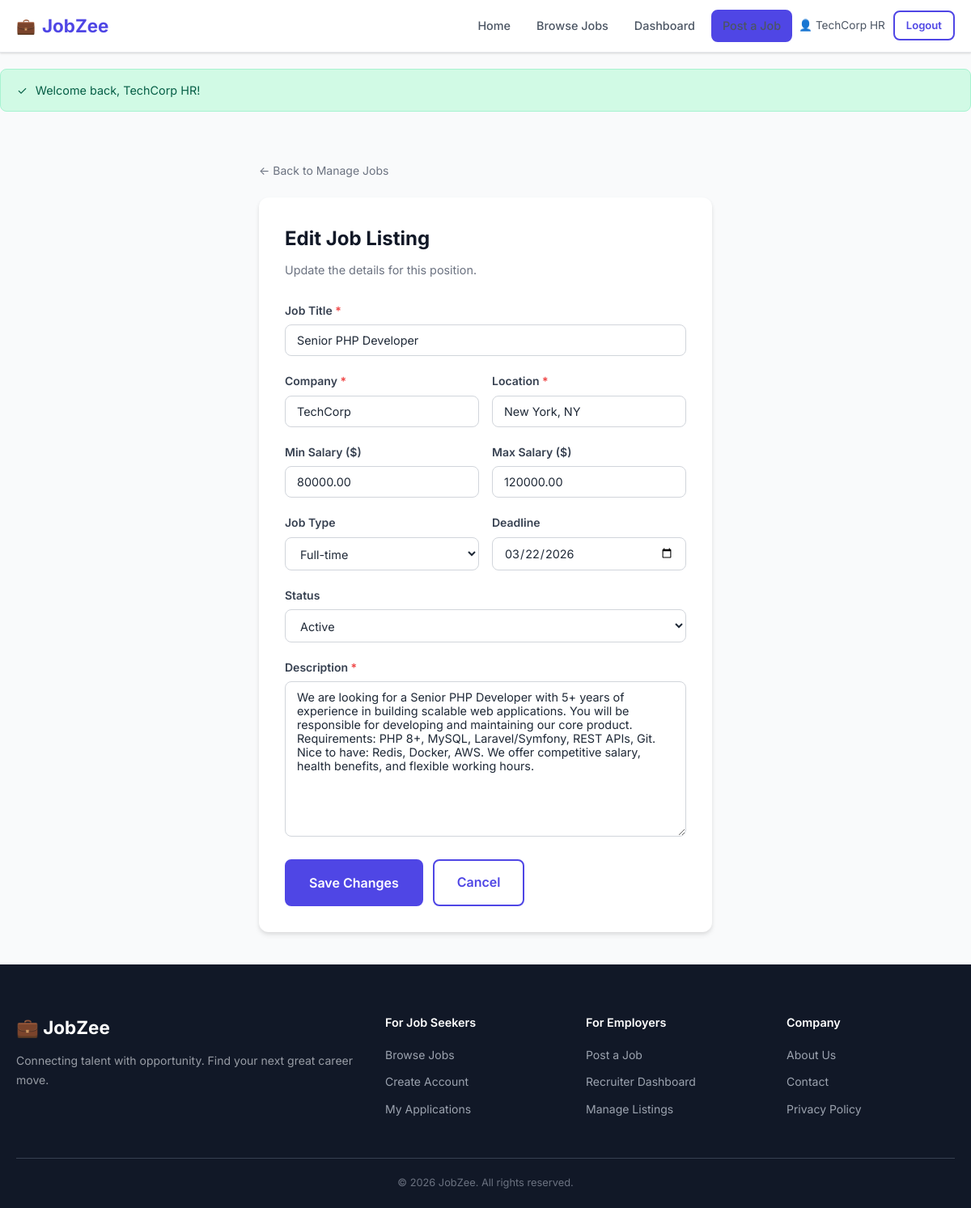
Page /recruiter/edit_job.php?id=1 (signed in) on the committed database.
### tables this page shows
CREATE TABLE jobs (
    id INT UNSIGNED AUTO_INCREMENT PRIMARY KEY,
    recruiter_id INT UNSIGNED NOT NULL,
    title VARCHAR(200) NOT NULL,
    company VARCHAR(150) NOT NULL,
    location VARCHAR(150) NOT NULL,
    salary_min DECIMAL(10,2) DEFAULT 0,
    salary_max DECIMAL(10,2) DEFAULT 0,
    job_type ENUM('full-time','part-time','contract','internship','remote') NOT NULL DEFAULT 'full-time',
    description TEXT NOT NULL,
    deadline DATE NOT NULL,
    status ENUM('active','closed') NOT NULL DEFAULT 'active',
    created_at TIMESTAMP DEFAULT CURRENT_TIMESTAMP,
    INDEX idx_recruiter (recruiter_id),
    INDEX idx_status (status),
    INDEX idx_location (location),
    INDEX idx_job_type (job_type),
    INDEX idx_deadline (deadline),
    FULLTEXT idx_search (title, description, company),
    CONSTRAINT fk_jobs_recruiter FOREIGN KEY (recruiter_id) REFERENCES users(id) ON DELETE CASCADE
);

### recruiter/edit_job.php (the view, shortened to what this page needs)
<?php
$db  = getDB();
$id  = (int)($_GET['id'] ?? 0);
$stmt = $db->prepare("SELECT * FROM jobs WHERE id = ? AND recruiter_id = ?");
$stmt->execute([$id, userId()]);
$job = $stmt->fetch();
$values = $job;
include __DIR__ . '/../includes/header.php';
?>
<div class="page-container-sm">
    <div style="margin-bottom:20px;"><a href="manage_jobs.php" style="color:var(--gray-500);font-size:.875rem;">← Back to Manage Jobs</a></div>
    <div class="form-card">
        <h1 class="form-title">Edit Job Listing</h1>
        <p class="form-subtitle">Update the details for this position.</p>
        <form action="edit_job.php?id=<?= $id ?>" method="POST" data-validate>
            <div class="form-group">
                <label class="form-label">Job Title <span class="required">*</span></label>
                <input type="text" name="title" class="form-control" value="<?= sanitize($values['title']) ?>" required>
            </div>
            <div class="form-row">
                <div class="form-group">
                    <label class="form-label">Company <span class="required">*</span></label>
                    <input type="text" name="company" class="form-control" value="<?= sanitize($values['company']) ?>" required>
                </div>
                <div class="form-group">
                    <label class="form-label">Location <span class="required">*</span></label>
                    <input type="text" name="location" class="form-control" value="<?= sanitize($values['location']) ?>" required>
                </div>
            </div>
            <div class="form-row">
                <div class="form-group">
                    <label class="form-label">Min Salary ($)</label>
                    <input type="number" name="salary_min" class="form-control" value="<?= $values['salary_min'] ?: '' ?>" min="0">
                </div>
                <div class="form-group">
                    <label class="form-label">Max Salary ($)</label>
                    <input type="number" name="salary_max" class="form-control" value="<?= $values['salary_max'] ?: '' ?>" min="0">
                </div>
            </div>
            <div class="form-row">
                <div class="form-group">
                    <label class="form-label">Job Type</label>
                    <select name="job_type" class="form-control">
                        <?php foreach (['full-time','part-time','contract','internship','remote'] as $t): ?>
                            <option value="<?= $t ?>" <?= $values['job_type'] === $t ? 'selected' : '' ?>><?= ucfirst($t) ?></option>
                        <?php endforeach; ?>
                    </select>
                </div>
                <div class="form-group">
                    <label class="form-label">Deadline</label>
                    <input type="date" name="deadline" class="form-control" value="<?= $values['deadline'] ?>" required>
                </div>
            </div>
            <div class="form-group">
                <label class="form-label">Status</label>
                <select name="status" class="form-control">
                    <option value="active" <?= $values['status'] === 'active' ? 'selected' : '' ?>>Active</option>
                </select>
            </div>
            <div class="form-group">
                <label class="form-label">Description <span class="required">*</span></label>
                <textarea name="description" class="form-control" rows="10" required><?= sanitize($values['description']) ?></textarea>
            </div>
            <div style="display:flex; gap:12px;">
                <button type="submit" class="btn btn-primary btn-lg">Save Changes</button>
                <a href="manage_jobs.php" class="btn btn-outline btn-lg">Cancel</a>
            </div>
        </form>
    </div>
</div>
<?php include __DIR__ . '/../includes/footer.php'; ?>

### assets/css/style.css (style rules this page uses)
:root { --primary: #4f46e5; --primary-dark: #3730a3; --primary-light: #eef2ff; --secondary: #06b6d4; --success: #10b981; --warning: #f59e0b; --danger: #ef4444; --gray-50: #f9fafb; --gray-100: #f3f4f6; --gray-200: #e5e7eb; --gray-300: #d1d5db; --gray-400: #9ca3af; --gray-500: #6b7280; --gray-600: #4b5563; --gray-700: #374151; --gray-800: #1f2937; --gray-900: #111827; --white: #ffffff; --radius: 8px; --radius-lg: 12px; --shadow: 0 1px 3px rgba(0,0,0,.1), 0 1px 2px rgba(0,0,0,.06); --shadow-md: 0 4px 6px rgba(0,0,0,.07), 0 2px 4px rgba(0,0,0,.06); --shadow-lg: 0 10px 15px rgba(0,0,0,.1), 0 4px 6px rgba(0,0,0,.05); --transition: 0.2s ease; --font: 'Inter', system-ui, -apple-system, sans-serif; }
*, *::before, *::after { box-sizing: border-box; margin: 0; padding: 0; }
html { scroll-behavior: smooth; }
body { font-family: var(--font); color: var(--gray-800); background: var(--gray-50); line-height: 1.6; }
a { color: var(--primary); text-decoration: none; }
button, input, select, textarea { font-family: inherit; }
.page-container-sm { max-width: 600px; margin: 0 auto; padding: 40px 20px; }
.btn { display: inline-flex; align-items: center; gap: 6px; padding: 10px 20px; border-radius: var(--radius); font-size: .9rem; font-weight: 600; cursor: pointer; transition: all var(--transition); border: 2px solid transparent; text-decoration: none; }
.btn-primary { background: var(--primary); color: var(--white); border-color: var(--primary); }
.btn-outline { background: transparent; color: var(--primary); border-color: var(--primary); }
.btn-lg { padding: 14px 28px; font-size: 1rem; }
.form-group { margin-bottom: 20px; }
.form-label { display: block; font-size: .875rem; font-weight: 600; color: var(--gray-700); margin-bottom: 6px; }
.form-label .required { color: var(--danger); }
.form-control { width: 100%; padding: 10px 14px; border: 1.5px solid var(--gray-300); border-radius: var(--radius); font-size: .9rem; color: var(--gray-800); background: var(--white); transition: border-color var(--transition), box-shadow var(--transition); }
textarea.form-control { resize: vertical; min-height: 120px; }
select.form-control { cursor: pointer; }
.form-row { display: grid; grid-template-columns: 1fr 1fr; gap: 16px; }
.form-card { background: var(--white); border-radius: var(--radius-lg); padding: 32px; box-shadow: var(--shadow-md); }
.form-title { font-size: 1.5rem; font-weight: 700; color: var(--gray-900); margin-bottom: 8px; }
.form-subtitle { color: var(--gray-500); margin-bottom: 28px; font-size: .9rem; }

### rows in the picture
jobs: title "Senior PHP Developer", company "TechCorp", location "New York, NY", salary_min "80000.00", salary_max "120000.00", job_type "Full-time", deadline "03/22/2026", status "Active", description "We are looking for a Senior PHP Developer with 5+ years of experience in building scalable web applications. You will be responsible for developing and maintaining our core product. Requirements: PHP 8+, MySQL, Laravel/Symfony, REST APIs, Git. Nice to have: Redis, Docker, AWS. We offer competitive salary, health benefits, and flexible working hours."

### other values in the picture
userName() "TechCorp HR"
$icon "✓"
$flash['message'] "Welcome back, TechCorp HR!"
